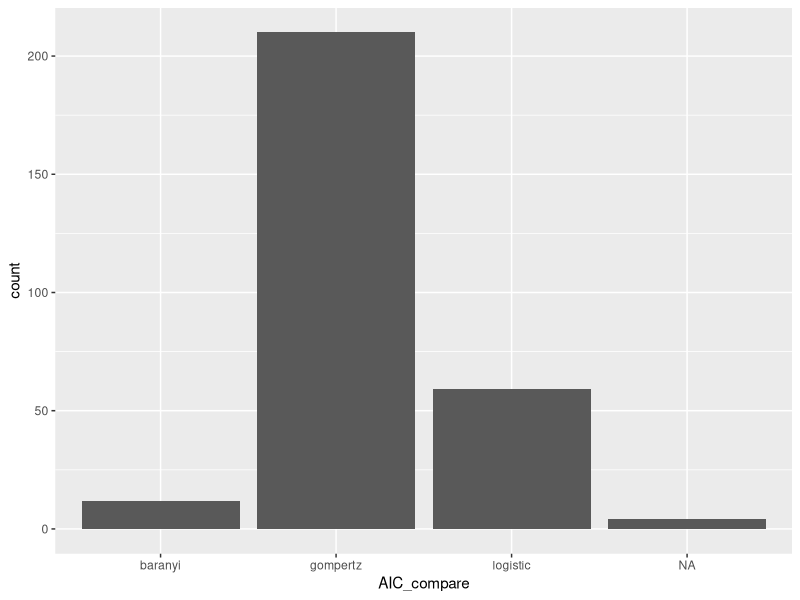
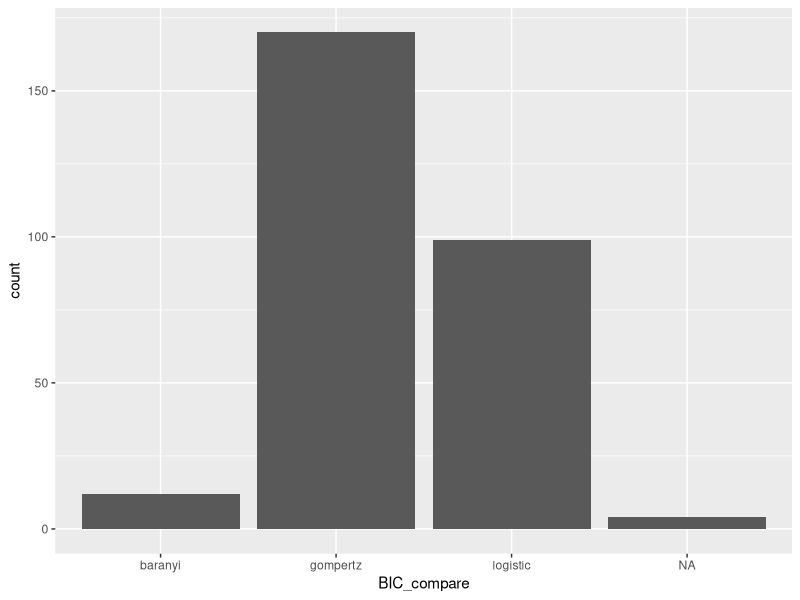
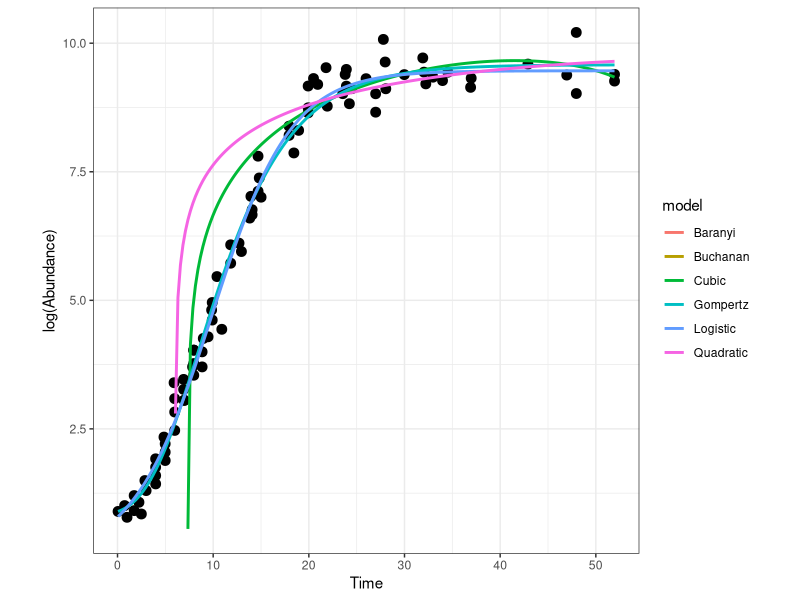

The R source for these figures, in order: (Note: this script raises an error after producing the figures.)
###################################################################
# Prerequisite 
###################################################################

# clean up
rm(list = ls())

# import the required packages
require("ggplot2")
require("stats")
require("minpack.lm")

# load dataset
data_subset <- read.csv("../data/data_subset.csv")

# data preparation
t <- as.numeric(data_subset$Time)
data_subset$log_pop <- log(data_subset$PopBio)

# factorizing the the dataframe for subsets
data_subset$ID <- as.factor(data_subset$ID)

###################################################################
# Definition of models
###################################################################

# Buchanan model
buchanan_model <- function(t, t_lag, t_max, N_max, N_0, r_max){
    t_max <- t_lag + ((N_max - N_0) / r_max)
    return(N_0 * I(t <= t_lag) + (N_0 + r_max * (t - t_lag)) * I(t > t_lag & t < t_max)
     + (N_max) * I(t >= t_max) & (t >= t_lag))
}

# Logistic model
logistic_model <- function(t, r_max, N_max, N_0){
    return(N_0 * N_max * exp(r_max * t)/(N_max + N_0 * (exp(r_max * t) - 1)))
}

# Gompertz model
gompertz_model <- function(t, r_max, N_max, N_0, t_lag){
    return(N_0 + (N_max - N_0) * exp(-exp(r_max * exp(1) * (t_lag - t)/((N_max - N_0) * log(10)) + 1)))
}

# Baranyi model
baranyi_model <- function(t, N_0, N_max, r_max, t_lag){
    return(N_0 + r_max * (t + (1/r_max) * log(exp(-r_max * t)
    + exp(-r_max * t_lag) - exp(-r_max * (t + t_lag))))
    -log(1+(exp(r_max*t + log(exp(-r_max*t+exp(-r_max * t_lag)-exp(-r_max*(t+t_lag)))))-1)
    / exp(N_max - N_0)))
}

# defining AIC and BIC calculation
AIC_func <- function(n, RSS, p){
    return(n + 2 + n * log((2 * pi) / n) + n * log(RSS) + 2 * p)
}
BIC_func <- function(n, RSS, p){
    return(n + 2 + n * log((2 * pi) / n) + n * log(RSS) + p * log(n))
}
AIC_small <- function(aic, n, RSS){
    return(n + 2 + n * log((2 * pi) / n) + n * log(RSS))
}

# Initialization and pre-allocation
count <- 0
plot_list <- vector("list")
AIC_list <- vector("list")
BIC_list <- vector("list")

###############################################################################
# Model fitting
###############################################################################

for (i in unique(data_subset$ID)){
    # Initialise
    sub <- subset(data_subset, data_subset$ID == i)
    N_0_start <- min(sub$log_pop)
    N_max_start <- max(sub$log_pop)
    n_row <- nrow(sub)
    t <- seq(min(sub$Time), max(sub$Time), len=200)
    count <- count + 1

    # calculation of maximum growth rate
    r_max_start <- 0; 
    for (x in 2:length(sub$Time)){
        roll <- (sub[x, "log_pop"] - sub[x-1, "log_pop"])/(sub[x, "Time"] - sub[x-1, "Time"])
        if (roll > r_max_start & roll != "NaN"){
            r_max_start <- roll;
            loc <- x}
    }
    r_max_start <- as.numeric(r_max_start)
    t_lag_start <- sub[loc, "Time"] - (sub[loc, "log_pop"] - N_0_start) / r_max_start

    # quadratic model
    quadratic_model <- lm(PopBio ~ poly(Time, 2), data = sub)
    quadratic_predict <- predict.lm(quadratic_model, data.frame(Time = t))

    # cubic model
    cubic_model <- lm(PopBio ~ poly(Time, 3), data = sub)
    cubic_predict <- predict.lm(cubic_model, data.frame(Time = t))
    
    # buchanan model
    fit_buchanan <- try(nlsLM(log(PopBio) ~ buchanan_model(t = Time, t_lag, t_max, N_0, r_max),
                    data = subset,
                    start = list(
                    t_lag = t_lag_start,
                    t_max = t_max_start,
                    N_0 = N_0_start,
                    r_max = r_max_start),
                    control = nls.lm.control(200)),
                    silent = TRUE)

    # logistic model
    fit_logistic <- try(nlsLM(log(PopBio) ~ logistic_model(t = Time, r_max, N_max, N_0),
        data = sub, 
        start = list(r_max = r_max_start, N_0 = N_0_start, N_max = N_max_start),
        control = list(maxiter = 200)), silent = TRUE)

    # gompertz model
    fit_gompertz <- try(nlsLM(log(PopBio) ~ gompertz_model(t = Time, r_max, N_max, N_0, t_lag), 
                        data = sub,
                        start = list(r_max = r_max_start, N_0 = N_0_start, 
                        N_max = N_max_start,
                        t_lag = t_lag_start),
                        control = nls.lm.control(maxiter = 200)),
                        silent = TRUE)

    # baranyi model
    fit_baranyi <- try(nlsLM(log(PopBio) ~ baranyi_model(t = Time, N_0, N_max, r_max, 
                        t_lag), 
                        data = sub,
                        start = list(N_0 = N_0_start,
                        N_max = N_max_start,
                        r_max = r_max_start,
                        t_lag = t_lag_start),
                        control = nls.lm.control(maxiter = 200)),
                        silent = TRUE)

    # Model Comparison
    # AIC and BIC generation
    if (class(quadratic_model) == 'lm'){
        p_quadratic <- length(coef(quadratic_model))
        residuals_qua <- (residuals(quadratic_model))^2
        residuals_qua[is.nan(residuals_qua)] <- 0
        RSS_quadratic <- sum(log(residuals_qua))
        AIC_quadratic <- AIC_func(n_row, RSS_quadratic, p_quadratic)
        if(length(quadratic_model) < 10){
            AIC_quadratic <- AIC_small(AIC_quadratic, n_row, RSS_quadratic)
        }
        BIC_quadratic <- BIC_func(n_row, RSS_quadratic, p_quadratic)
    } else {
        AIC_quadratic <- "NA"
        BIC_quadratic <- "NA"
    }

    if (class(cubic_model) == 'lm'){
        p_cubic <- length(coef(cubic_model))
        residuals_cubic <- (residuals(cubic_model))^2
        RSS_cubic <- sum(log(residuals_cubic))
        AIC_cubic <- AIC_func(n_row, RSS_cubic, p_cubic)
        if(length(cubic_model) < 10){
            AIC_cubic <- AIC_small(AIC_cubic, n_row, RSS_cubic)
        }
        BIC_cubic <- BIC_func(n_row, RSS_cubic, p_cubic)
    } else {
        AIC_cubic <- "NA"
        BIC_cubic <- "NA"
    }

    if (class(fit_logistic) == 'nls'){
        p_logistic <- length(coef(fit_logistic))
        residuals_logistic <- (residuals(fit_logistic))^2
        RSS_logistic <- sum(residuals_logistic)
        AIC_logistic <- AIC_func(n_row, RSS_logistic, p_logistic)
        if(length(fit_logistic) < 10){
            AIC_logistic <- AIC_small(AIC_logistic, n_row, RSS_logistic)
        }
        BIC_logistic <- BIC_func(n_row, RSS_logistic, p_logistic)
    } else {
        AIC_logistic <- "NA"
        BIC_logistic <- "NA"
    }

    if (class(fit_gompertz) == 'nls'){
        p_gompertz <- length(coef(fit_gompertz))
        residuals_gompertz <- (residuals(fit_gompertz))^2
        RSS_gompertz <- sum(residuals_gompertz)
        AIC_gompertz <- AIC_func(n_row, RSS_gompertz, p_gompertz)
        if(length(fit_gompertz) < 10){
            AIC_gompertz <- AIC_small(AIC_gompertz, n_row, RSS_gompertz)
        }
        BIC_gompertz <- BIC_func(n_row, RSS_gompertz, p_gompertz)
    } else {
        AIC_gompertz <- "NA"
        BIC_gompertz <- "NA"
    }

    if (class(fit_baranyi) == 'nls'){
        p_baranyi <- length(coef(fit_baranyi))
        residuals_baranyi <- (residuals(fit_baranyi))^2
        RSS_baranyi <- sum(residuals_baranyi)
        AIC_baranyi <- AIC_func(n_row, RSS_baranyi, p_baranyi)
        if(length(fit_baranyi) < 10){
            AIC_baranyi <- AIC_small(AIC_baranyi, n_row, RSS_baranyi)
        }
        BIC_baranyi <- BIC_func(n_row, RSS_baranyi, p_baranyi)
    } else {
        AIC_baranyi <- "NA"
        BIC_baranyi <- "NA"
    }

    if (class(fit_buchanan) == 'nls'){
        p_buchanan <- length(fit_buchanan)
        residuals_buchanan <- (residuals(fit_buchanan))^2
        RSS_buchanan <- sum(residuals_buchanan)
        AIC_buchanan <- AIC_func(n_row, RSS_buchanan, p_buchanan)
        if(length(fit_buchanan) < 10){
            AIC_buchanan <- AIC_small(AIC_buchanan, n_row, RSS_buchanan)
        }
        BIC_buchanan <- BIC_func(n_row, RSS_buchanan, p_buchanan)
    } else {
        AIC_buchanan <- "NA"
        BIC_buchanan <- "NA"
    }    

    # create dataframe
    df1 <- data.frame(t, log(quadratic_predict))
    df1$model <- "Quadratic"
    names(df1) <- c("Time", "pop", "model")

    df2 <- data.frame(t, log(cubic_predict))
    df2$model <- "Cubic"
    names(df2) <- c("Time", "pop", "model")

    if (AIC_logistic != "NA"){
        logistic_points <- logistic_model(t, 
                    r_max = coef(fit_logistic)["r_max"],
                    N_max = coef(fit_logistic)["N_max"],
                    N_0 = coef(fit_logistic)["N_0"])
        df3 <- data.frame(t, logistic_points)
        df3$model <- "Logistic"
        names(df3) <- c("Time", "pop", "model")
    }

    if (AIC_gompertz != "NA"){
        gompertz_points <- gompertz_model(t, 
                    r_max = coef(fit_gompertz)["r_max"],
                    N_max = coef(fit_gompertz)["N_max"],
                    N_0 = coef(fit_gompertz)["N_0"],
                    t_lag = coef(fit_gompertz)["t_lag"])
        df4 <- data.frame(t, gompertz_points)
        df4$model <- "Gompertz"
        names(df4) <- c("Time", "pop", "model")
    }

    if (AIC_baranyi != "NA"){
        baranyi_points <- baranyi_model(t, 
                    N_max = coef(fit_baranyi)["N_max"],
                    N_0 = coef(fit_baranyi)["N_0"],
                    r_max = coef(fit_baranyi)["r_max"],
                    t_lag = coef(fit_baranyi)["t_lag"])
        df5 <- data.frame(t, baranyi_points)
        df5$model <- "Baranyi"
        names(df5) <- c("Time", "pop", "model")
    } else {
        NA_5 <- rep(NA, length(t))
        df5 <- data.frame(t, NA_5)
        df5$model <- "Baranyi"
        names(df5) <- c("Time", "pop", "model")
    }

    if (AIC_buchanan != "NA"){
        buchanan_points <- buchanan_model(t,
                    t_lag = coef(fit_buchanan)["t_lag"],
                    t_max = coef(fit_buchanan)["t_max"],
                    N_max = coef(fit_buchanan)["N_max"],
                    N_0 = coef(fit_buchanan)["N_0"],
                    r_max = coef(fit_buchanan)["r_max"])
        df6 <- data.frame(t, buchanan_points)
        df6$model <- "Buchanan"
        names(df6) <- c("Time", "pop", "model")
    } else {
        NA_6 <- rep(NA, length(t))
        df6 <- data.frame(t, NA_6)
        df6$model <- "Buchanan"
        names(df6) <- c("Time", "pop", "model")
    }

    AIC_list[[i]] <- c(AIC_quadratic, AIC_cubic, AIC_logistic, AIC_gompertz, 
                    AIC_baranyi)
    BIC_list[[i]] <- c(BIC_quadratic, BIC_cubic, BIC_logistic, BIC_gompertz,
                    BIC_baranyi)

    # Creating plots
    results <- rbind(df1, df2, df3, df4, df5, df6)
    p <- ggplot(data = sub, aes(x = Time, y = log_pop)) +
        geom_point(size = 3) +
        geom_line(data = results, aes(x = Time, y = pop, col = model), size = 1) +
        theme_bw() +
        theme(aspect.ratio = 1) +
        labs(x = "Time", y = "log(Abundance)")
    plot_list[[i]] <- p
}

# save and export data
AIC_data <- data.frame(do.call(rbind, AIC_list))
names(AIC_data) <- c("quadratic", "cubic", "logistic", "gompertz", "baranyi")
BIC_data <- data.frame(do.call(rbind, BIC_list))
names(BIC_data) <- c("quadratic", "cubic", "logistic", "gompertz", "baranyi")

AIC_compare <- colnames(AIC_data)[as.numeric(apply(AIC_data, 1, which.min))]
BIC_compare <- colnames(BIC_data)[as.numeric(apply(BIC_data, 1, which.min))]

AIC_plot <- ggplot(data.frame(AIC_compare), aes(x = AIC_compare)) +
                geom_bar()
BIC_plot <- ggplot(data.frame(BIC_compare), aes(x = BIC_compare)) +
                geom_bar()

write.csv(AIC_data, "../results/AIC_comparison.csv")
write.csv(BIC_data, "../results/BIC_comparison.csv")

pdf("../results/plot_subsets.pdf")
print(plot_list)
graphics.off()

pdf("../results/AIC_plot.pdf")
print(AIC_plot)
graphics.off()

pdf("../results/BIC_plot.pdf")
print(BIC_plot)
graphics.off()

##################################
###### Comparing the models ######
##################################

#model_frame <- rbind(df1, df2, df3, df4, df5, df6)

# generation of the graph
#p <- ggplot(data_subset, aes(x = t, y = log_pop)) +
#    geom_point(size = 3) +
#    geom_line(data = model_frame, aes(x = Time, y = LogN, col = model),
#        linewidth = 1) +
#    theme(aspect.ratio = 1) +
#    labs(x = "Time", y = "Cell number")

# AIC and BIC values of the fitted models
#AIC <- data.frame("AIC", AIC(quadratic_model), AIC(cubic_model),
#    AIC(fit_buchanan), AIC(fit_baranyi), AIC(fit_logistic), AIC(fit_gompertz))
#BIC <- data.frame("BIC", BIC(quadratic_model), BIC(cubic_model),
#    BIC(fit_buchanan), BIC(fit_baranyi), BIC(fit_logistic), BIC(fit_gompertz))
#names(AIC) <- c("Criteria", "Quadratic", "Cubic", "Buchanan",
#    "Baranyi", "Logistic", "Gompertz")
#names(BIC) <- c("Criteria", "Quadratic", "Cubic", "Buchanan", 
#    "Baranyi", "Logistic", "Gompertz")
#comparison <- rbind(AIC, BIC)
#write.csv(comparison, "../results/model_comparison.csv",
#    row.names = TRUE)

##
